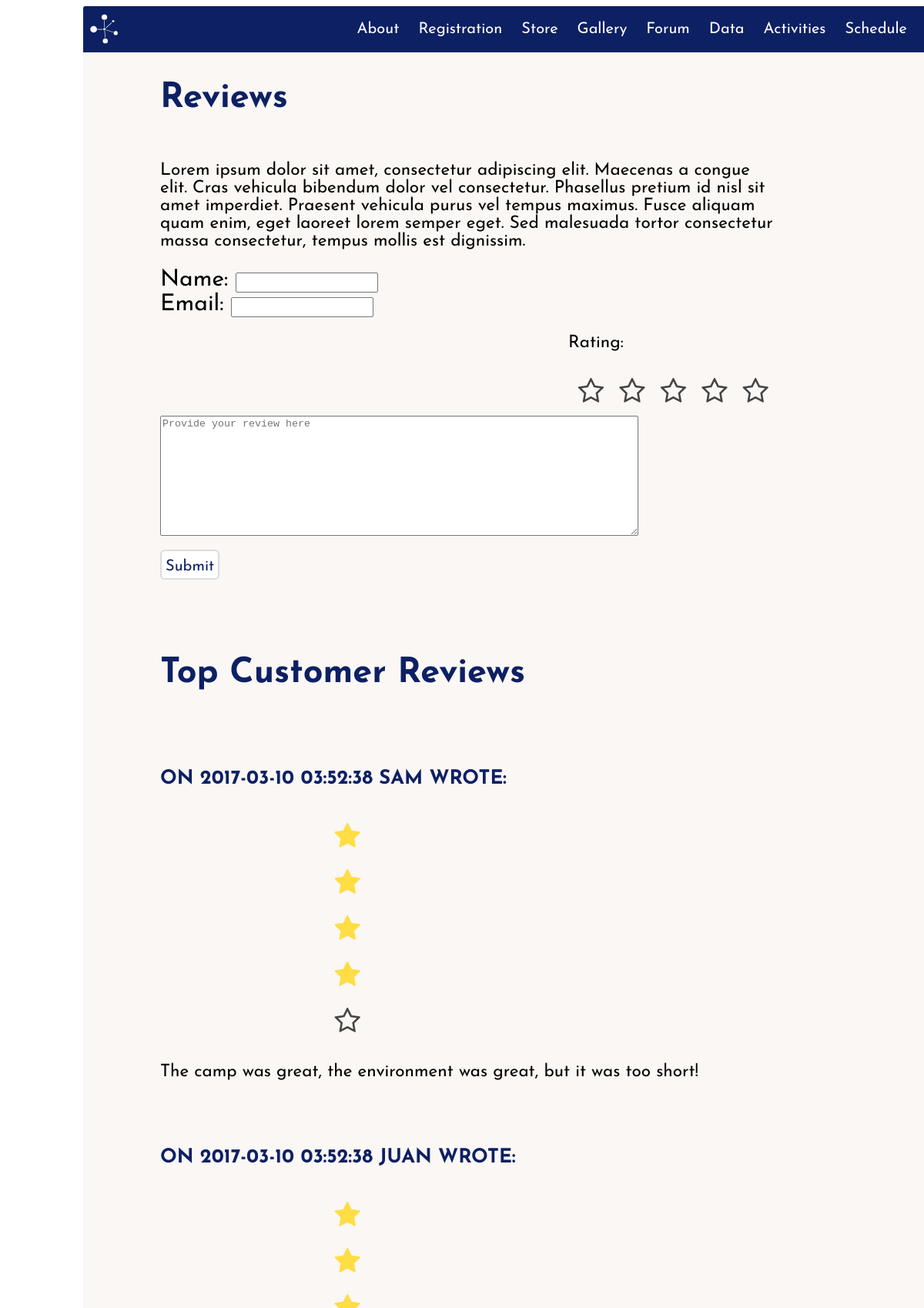
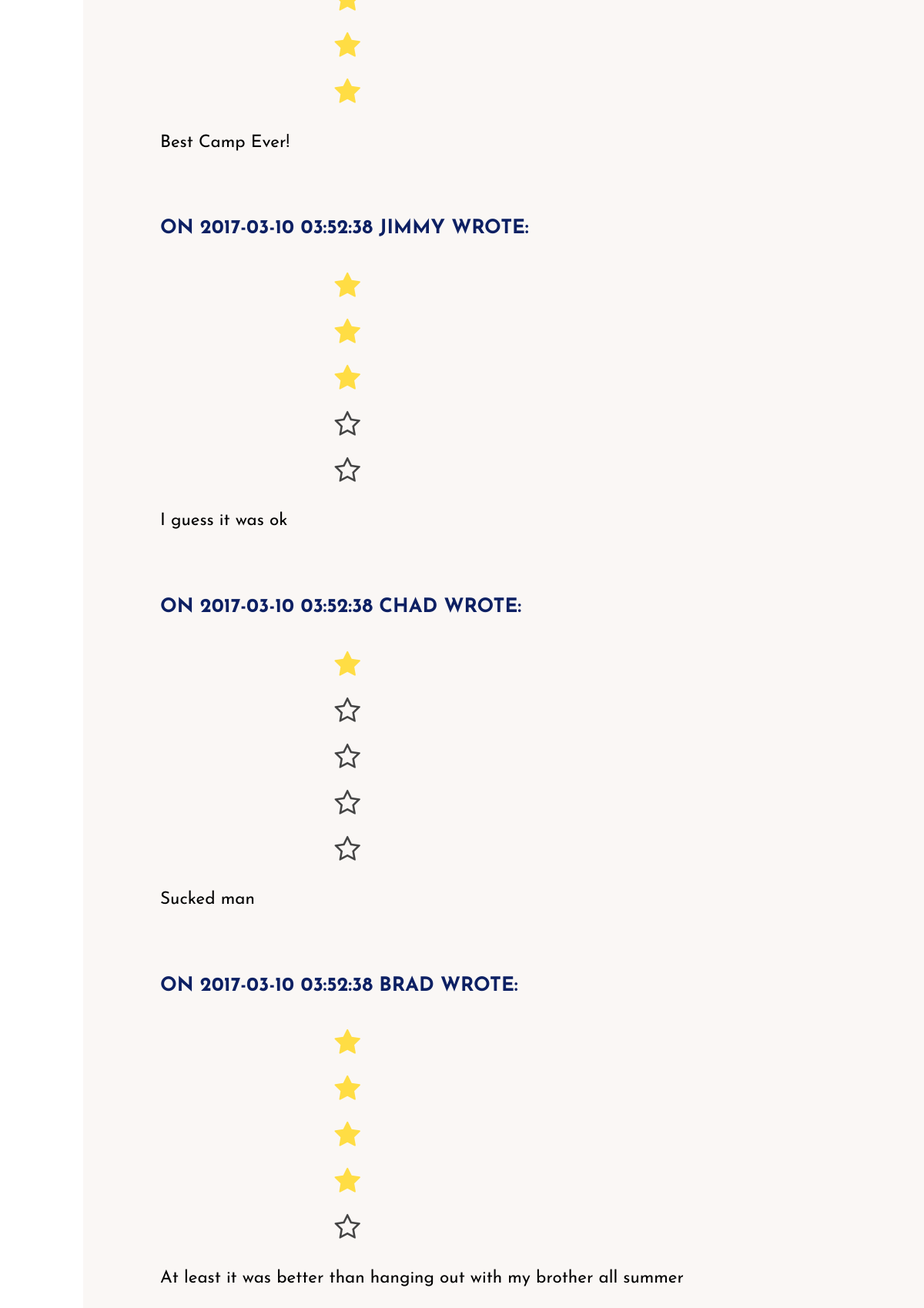
The page /forum/index.php on the database its author committed (2 pictures, top to bottom).
### tables this page shows
CREATE TABLE forum(
    post_id int AUTO_INCREMENT,
    name varchar(255),
    email varchar(255),
    stars int,
    post_date datetime DEFAULT NOW(),
    content varchar(255),
    PRIMARY KEY (post_id)
);

### forum/index.php (the view, shortened to what this page needs)
<!DOCTYPE html>
<html>
    <head>
        <link href=../stylesheets/main.css media=screen rel=stylesheet type=text/css />
        <link rel="stylesheet" href="//netdna.bootstrapcdn.com/font-awesome/4.2.0/css/font-awesome.min.css">
    </head>
    <body>
        <div class=main_container>
            <div id=menubar>
                <a href="../">
									<img id="logo" src="../icons/logo.svg" alt="EduCamps logo" />
                </a>
                <table>
                    <tr>
											<td><a href=../about>About</a></td>
											<td><a href=../registration>Registration</a></td>
											<td><a href=../store>Store</a></td>
											<td><a href=../gallery>Gallery</a></td>
											<td><a href=../forum>Forum</a></td>
											<td><a href=../data>Data</a></td>
											<td><a href=../activities>Activities</a></td>
											<td><a href=../schedule>Schedule</a></td>
                    </tr>
                </table>
            </div>
            <div id="forum_main_content" class = "main_content">
            <h2> Reviews </h2>
            <p> Lorem ipsum dolor sit amet, consectetur adipiscing elit. Maecenas a congue elit. Cras vehicula bibendum dolor vel consectetur. Phasellus pretium id nisl sit amet imperdiet. Praesent vehicula purus vel tempus maximus. Fusce aliquam quam enim, eget laoreet lorem semper eget. Sed malesuada tortor consectetur massa consectetur, tempus mollis est dignissim.</p>
                <form action = "forum.php" action = "post">
                    <div class = commenter_info>
                        <label> Name: <input type = "text" name = "name" ></label> <br/>
                        <label> Email: <input type = "text" name = "email" ></label>
                    </div>
                     <div class = "stars">
                        <p>Rating: </p>
                        <label class="star star-5" for="star-5"></label>
                        <label class="star star-4" for="star-4"></label>
                        <label class="star star-3" for="star-3"></label>
                        <label class="star star-2" for="star-2"></label>
                        <label class="star star-1" for="star-1"></label>
                         <br/>
                     </div>
                    <br/>
                    <br/>
                    <textarea name = "content" cols = 75% rows = 10 placeholder="Provide your review here"></textarea> <br/>
                    <input type=submit name="Submit" class="button2"/>
                </form>
            <br/>
            <br/>
            <h2> Top Customer Reviews </h2>
            <br>
            <?php
            $connection = mysqli_connect("localhost", "fourthreefour", "americo", "educamps");
            $rvwquery = mysqli_query($connection, "SELECT name, stars, content, post_date, stars FROM forum LIMIT 5");
                while($review = mysqli_fetch_assoc($rvwquery)){
                    ?>
                    <h4> On <?= $review['post_date'] ?> <?= $review['name'] ?> wrote: </h4>
                    <?php for($i = 1; $i <= 5; $i++)
                    {?>
                      <div class = "stars">
                        <?php if($i <= $review["stars"]){?>
                          <label class="star" for="star-<?=$i ?>"></label>
                      <?php  }
                      else if(i > $review["stars"]){?>
                        <label class="star" for="star-<?=$i ?>"></label>
                    <?php  }?>
                    </div>
                    <?php }?>
                    <p> <?=$review['content']?> </p>
                    <br/>
                    <?php
                      }
              ?>
             </div>
        </div>
    </body>
</html>

### stylesheets/main.css (style rules this page uses)
body { font-family:'Josefin Sans', sans-serif }
a { text-decoration:none;color:#0d2063 }
h4 { text-transform:uppercase }
.button2 { color:#0d2063;background-color:white;border-radius:6px;border:solid gainsboro 2px;font-family:'Josefin Sans', sans-serif;font-size:20px;padding:5px;padding-top:10px;margin-top:10px }
#forum_main_content { min-width:650px;max-width:800px;height:2300px;margin-left:100px;display:flex;flex-direction:column;height:auto;padding-bottom:100px }
#forum_main_content p { font-size:.75em;text-align:left }
#forum_main_content h4 { color:#0d2063 }
#forum_main_content input { line-height:20px }
#forum_main_content textarea { margin-top:0px }
#forum_main_content div.stars { width:270px;display:inline-block }
#forum_main_content .stars { width:100px;display:inline-block;float:right }
#forum_main_content label.star { float:right;padding:10px;font-size:36px;color:#444;transition:all .2s }
#forum_main_content input.star:checked ~ label.star:before { content:'\f005';color:#FD4;transition:all .25s }
#forum_main_content label.star:before { content:'\f006';font-family:FontAwesome }
#forum_main_content .button2 { color:#0d2063;background-color:white;border-radius:6px;border:solid gainsboro 2px;font-family:'Josefin Sans', sans-serif;font-size:20px;padding:5px;padding-top:10px;margin-top:10px }
h2 { color:#0d2063 }
body { padding-left:100px;padding-right:100px }
.main_container { min-width:1100px;max-width:1600px;margin:auto;background-color:#faf7f5;margin-bottom:100px }
#logo { float:left;height:40px;width:auto;margin-left:7px }
#menubar { width:100%;height:60px;background-color:#0d2063;color:#0d2063;font-size:20px;border-top-left-radius:3px;border-top-right-radius:3px;display:flex;justify-content:space-between;align-items:center }
#menubar table { float:right;display:flex;justify-content:flex-end;border-spacing:5px;margin-left:15px;margin-right:15px;vertical-align:center }
#menubar td { padding:10px;border-radius:3px;border-width:1.5px;border-spacing:20px;text-decoration-line:underline }
#menubar a { color:white;text-decoration:none }
.main_content { background-color:#faf7f5;width:100%;height:1000px;font-size:30px }
.main_content h4 { font-size:.85em }

### rows shown on the page
forum: post_date "2017-03-10 03:52:38", name "SAM", stars 4 (drawn), content "The camp was great, the environment was great, but it was too short!"
forum: post_date "2017-03-10 03:52:38", name "JUAN", stars 5 (drawn), content "Best Camp Ever!"
forum: post_date "2017-03-10 03:52:38", name "JIMMY", stars 3 (drawn), content "I guess it was ok"
forum: post_date "2017-03-10 03:52:38", name "CHAD", stars 1 (drawn), content "Sucked man"
forum: post_date "2017-03-10 03:52:38", name "BRAD", stars 4 (drawn), content "At least it was better than hanging out with my brother all summer"
